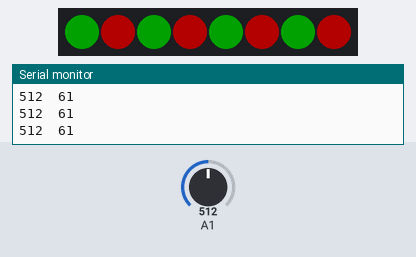
Simulated run of this sketch. Board: Arduino Uno, built with avr-gcc and run on an emulated ATmega328P. On the bench: 8 RGB LEDs in strip order, left to right, the last lines printed to the serial monitor. The test bench sets the inputs (shaded band); at power-on: A1 = 512. Dim RGB values are drawn brighter than linear.

Above: at 0.9 s.
1.3 s: A1 set to 0
At 1.9 s:
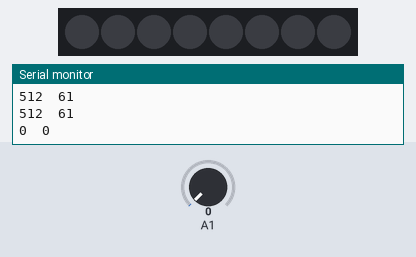
3.1 s: A1 set to 122
At 3.51 s:
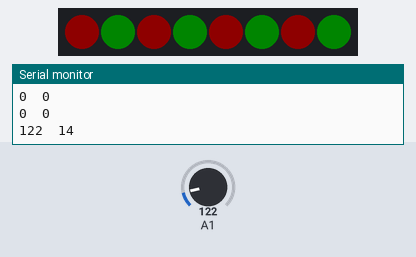
4.7 s: A1 set to 306
At 4.92 s:
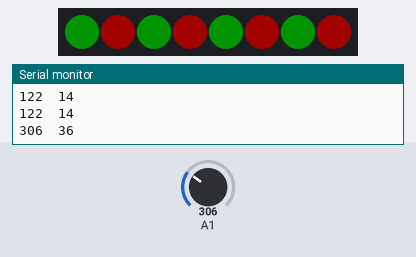
Timing chart, 0 to 12.3 s (numbered marks = the images above; inputs shaded):
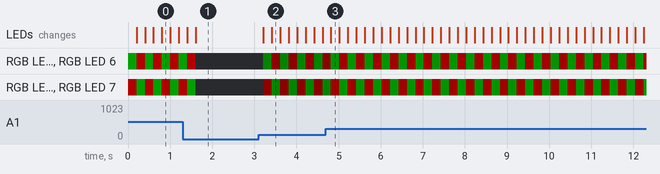

The sketch:

KH173.02_WS2818_Analog_Map.ino
```cpp
#include "FastLED.h"
#define NUM_LEDS 8
#define DATA_PIN 7
CRGB leds[NUM_LEDS];

void setup()
{
  FastLED.addLeds<NEOPIXEL,DATA_PIN>(leds, NUM_LEDS);
  Serial.begin(9600);
}


void loop()
{
  int aRead = analogRead(1);
  int Brightness = map(aRead, 0, 830, 0, 100);

  Serial.print(aRead);
  Serial.print("\t");
  Serial.println(Brightness);

  FastLED.clear();
  leds[0] = 0x009000;
  leds[1] = 0xFF0000;
  leds[2] = 0x009000;
  leds[3] = 0xFF0000;
  leds[4] = 0x009000;
  leds[5] = 0xFF0000;
  leds[6] = 0x009000;
  leds[7] = 0xFF0000;
  FastLED.setBrightness(Brightness);
  FastLED.show();
  delay(200);

  FastLED.clear();
  leds[0] = 0xFF0000;
  leds[1] = 0x009000;
  leds[2] = 0xFF0000;
  leds[3] = 0x009000;
  leds[4] = 0xFF0000;
  leds[5] = 0x009000;
  leds[6] = 0xFF0000;
  leds[7] = 0x009000;
  FastLED.setBrightness(Brightness);
  FastLED.show();
  delay(200);

}
```

Measured:
- after the input at 1.3 s, the LEDs: first differ from a run without the input after 0.31 s (image 1)
- after the input at 3.1 s, RGB LED 0–7: alternates RGB(14, 0, 0) for 0.20 s and RGB(0, 8, 0) for 0.20 s, starting after 0.11 s; the LEDs: first change after 0.11 s (image 2 shows a later state)
- after the input at 4.7 s, the LEDs: change after 0.12 s (image 3)
